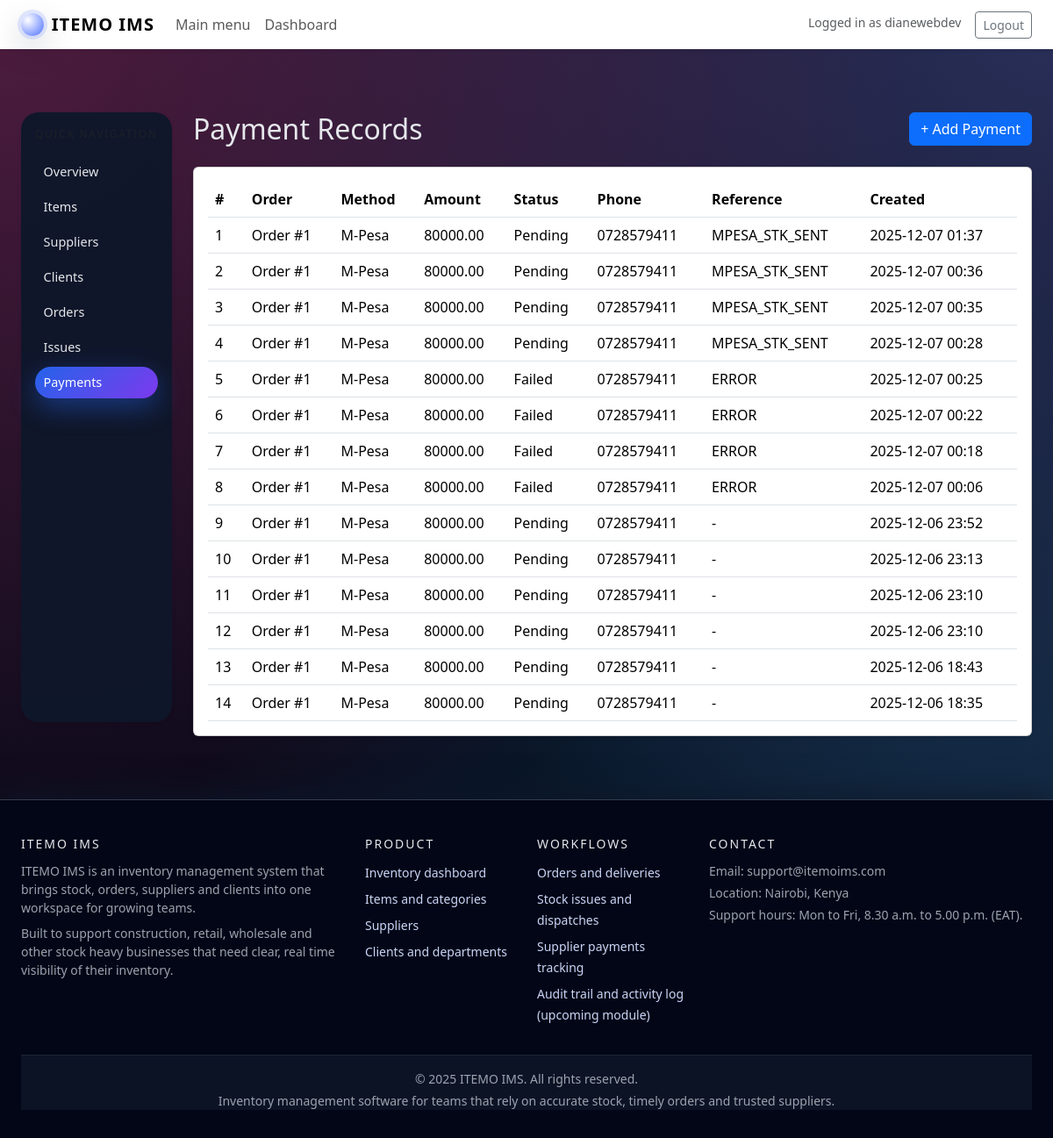
Page /store/payments/ (signed in) on the earlier database version.
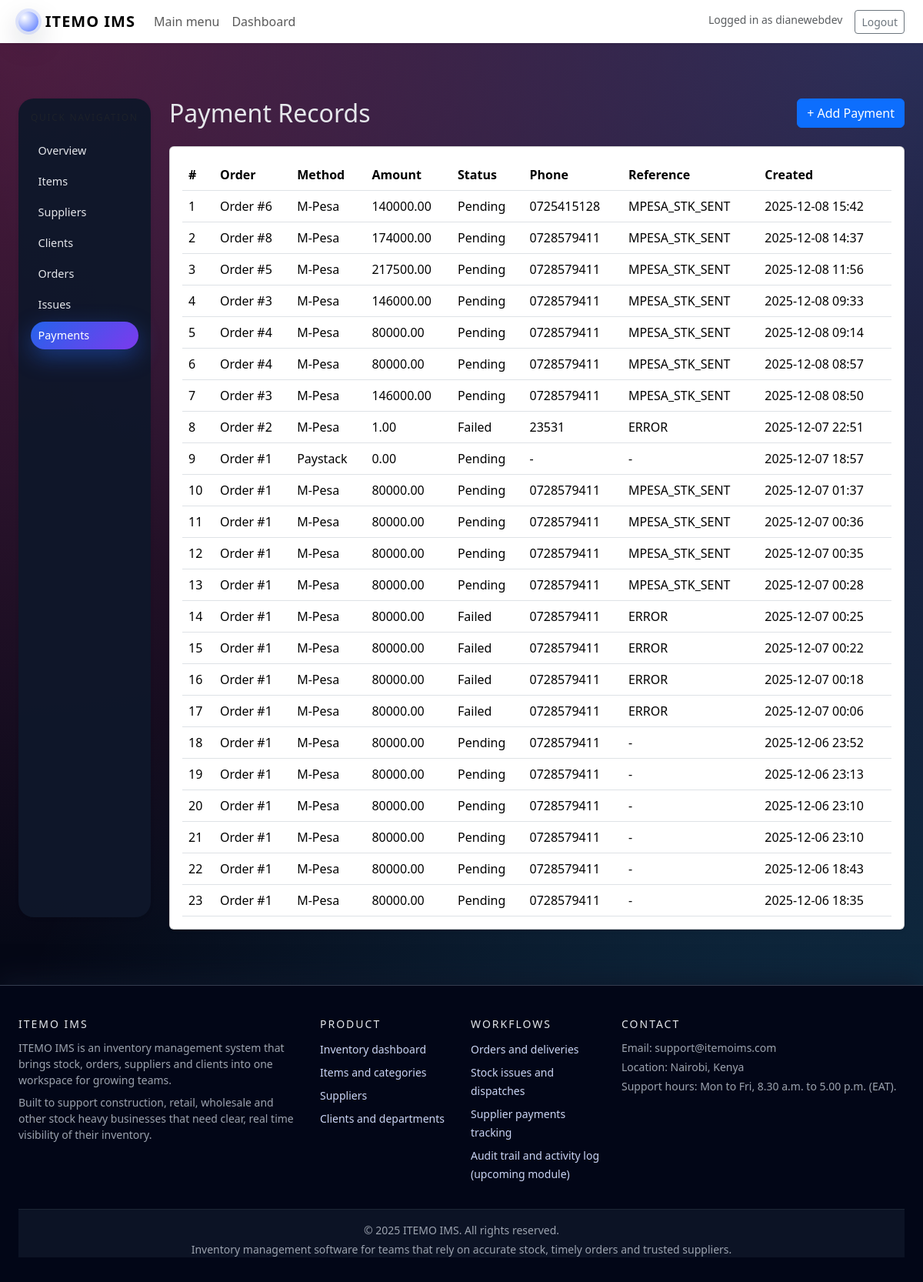
Same page on the later database version.
### store/models.py (models this page shows, shortened)
class PaymentRecord(models.Model):
    METHOD_CHOICES = [
        ("MPESA", "M-Pesa"),
        ("PAYPAL", "PayPal"),
        ("PAYSTACK", "Paystack"),
        ("CASH", "Cash"),
    ]
    STATUS_CHOICES = [
        ("PENDING", "Pending"),
        ("SUCCESS", "Success"),
        ("FAILED", "Failed"),
    ]
    order = models.ForeignKey(   #relationship to SupplierOrder
        "SupplierOrder",
        on_delete=models.SET_NULL,          #means if someone deletes the SupplierOrder, this payment record will stay, but its order field will be set to NULL.
        null=True,                          #means the payment can exist without being tied to an order.
        blank=True,                         #means the payment can exist without being tied to an order.
        related_name="payments",
    )
    method = models.CharField(max_length=20, choices=METHOD_CHOICES)      #Which payment method was used.
    amount = models.DecimalField(max_digits=12, decimal_places=2, default=0)
    status = models.CharField(
        max_length=20,
        choices=STATUS_CHOICES,
        default="PENDING",
    )
    phone_number = models.CharField(
        max_length=20,
        blank=True,
        help_text="Phone used for payment, for example M-Pesa number.",
    )
    reference = models.CharField(
        max_length=100,
        blank=True,
        help_text="Payment reference or transaction code.",
    )
    created_at = models.DateTimeField(auto_now_add=True, null=True, blank=True)
    class Meta:
        ordering = ["-created_at"]     #Payment records will appear from newest to oldest.

class SupplierOrder(models.Model):
    STATUS_CHOICES = [                      #variable to declare different status options for supplier orders
        ("PENDING", "Pending"),
        ("RECEIVED", "Received"),
        ("CANCELLED", "Cancelled"),
    ]
    supplier = models.ForeignKey(Supplier, on_delete=models.SET_NULL,  null=True, blank=True)             #each SupplierOrder is linked to a specific supplier, but one supplier can have multiple orders.f someone tries to delete a supplier that has orders, it sets null.
    item = models.ForeignKey(       #links each order to one Item.
        Item,
        on_delete=models.SET_NULL, null=True, blank=True)
    quantity_ordered = models.PositiveIntegerField(default=1)
    unit_price = models.DecimalField(max_digits=12, decimal_places=2, default=0)
    status = models.CharField(max_length=20, choices=STATUS_CHOICES, default="PENDING",)
    ordered_at = models.DateField(auto_now_add=True, null=True, blank=True)
    notes = models.TextField(blank=True, null=True)
    class Meta:
        ordering = ["-ordered_at"]     #Orders will be returned sorted by date in descending order.The minus sign means "newest first".

### store/views.py (the view)
# urls.py: path("payments/", views.payment_list, name="payment_list"),
@login_required
def payment_list(request):
    payments = PaymentRecord.objects.select_related("order").order_by(
        "-created_at"
    )
    return render(
        request,
        "store/payment_list.html",
        {"payments": payments},
    )

### templates/store/payment_list.html (shortened to what this page needs)
{% extends "base.html" %}
{% block content %}
<div class="d-flex justify-content-between align-items-center mb-4">
    <h2 class="mb-0">Payment Records</h2>
    <a href="{% url 'store:payment_create' %}" class="btn btn-primary">
        + Add Payment
    </a>
</div>
{% if payments %}
    <div class="card shadow-sm">
        <div class="card-body">
            <div class="table-responsive">
                <table class="table table-hover align-middle mb-0">
                    <thead>
                        <tr>
                            <th>#</th>
                            <th>Order</th>
                            <th>Method</th>
                            <th>Amount</th>
                            <th>Status</th>
                            <th>Phone</th>
                            <th>Reference</th>
                            <th>Created</th>
                        </tr>
                    </thead>
                    <tbody>
                        {% for payment in payments %}
                            <tr>
                                <td>{{ forloop.counter }}</td>
                                <td>
                                    {% if payment.order %}
                                        Order #{{ payment.order.id }}
                                    {% else %}
                                        -
                                    {% endif %}
                                </td>
                                <td>{{ payment.get_method_display }}</td>
                                <td>{{ payment.amount }}</td>
                                <td>{{ payment.get_status_display }}</td>
                                <td>{{ payment.phone_number|default:"-" }}</td>
                                <td>{{ payment.reference|default:"-" }}</td>
                                <td>{{ payment.created_at|date:"Y-m-d H:i" }}</td>
                            </tr>
                        {% endfor %}
                    </tbody>
                </table>
            </div>
        </div>
    </div>
{% else %}
    <div class="alert alert-info">
        No payment records yet. Click "Add Payment" to create one.
    </div>
{% endif %}
{% endblock %}

Differences in the rows shown:
added PaymentRecord: order.id "6", method "M-Pesa", amount "140000.00", status "Pending", phone_number "0725415128", reference "MPESA_STK_SENT", created_at "2025-12-08 15:42"
added PaymentRecord: order.id "8", method "M-Pesa", amount "174000.00", status "Pending", phone_number "0728579411", reference "MPESA_STK_SENT", created_at "2025-12-08 14:37"
added PaymentRecord: order.id "5", method "M-Pesa", amount "217500.00", status "Pending", phone_number "0728579411", reference "MPESA_STK_SENT", created_at "2025-12-08 11:56"
added PaymentRecord: order.id "3", method "M-Pesa", amount "146000.00", status "Pending", phone_number "0728579411", reference "MPESA_STK_SENT", created_at "2025-12-08 09:33"
added PaymentRecord: order.id "4", method "M-Pesa", amount "80000.00", status "Pending", phone_number "0728579411", reference "MPESA_STK_SENT", created_at "2025-12-08 09:14"
added PaymentRecord: order.id "4", method "M-Pesa", amount "80000.00", status "Pending", phone_number "0728579411", reference "MPESA_STK_SENT", created_at "2025-12-08 08:57"
added PaymentRecord: order.id "3", method "M-Pesa", amount "146000.00", status "Pending", phone_number "0728579411", reference "MPESA_STK_SENT", created_at "2025-12-08 08:50"
added PaymentRecord: order.id "2", method "M-Pesa", amount "1.00", status "Failed", phone_number "23531", reference "ERROR", created_at "2025-12-07 22:51"
added PaymentRecord: order.id "1", method "Paystack", amount "0.00", status "Pending", phone_number "-", reference "-", created_at "2025-12-07 18:57"
